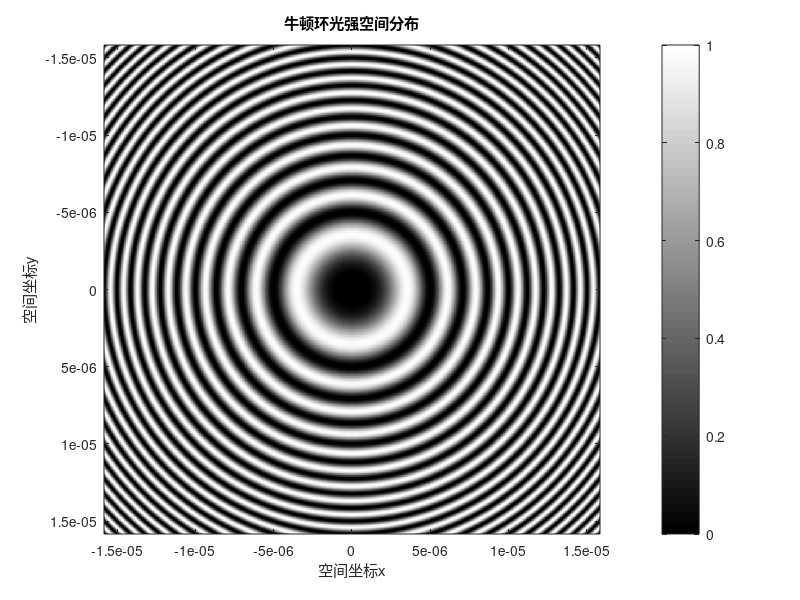

MATLAB code for this plot:
% 模拟牛顿环干涉图样
clear,clc,close all;
% 基本参数输入及处理
% 样例输入：Lambda = 632.8;  R = 855;
Lambda = input('输入光的波长（单位为nm）：');
Lambda = Lambda * 1e-9;                 %波长单位转为：m
R = input('输入透镜的曲率半径（单位为mm）：');
R = R * 1e-3;                           %透镜的曲率半径单位转为：m
I0 = 1;                                 %入射光的光强

Screen_length = sqrt(10*R*Lambda);      %定义干涉仿真范围
[Screen_x,Screen_y] = meshgrid(linspace(-Screen_length,Screen_length,800));
Newton_r = abs(Screen_x + 1i*Screen_y);
% Newton_r = Newton_r*0.6;

I_delta = (Newton_r.^2)*pi/R/Lambda;
I = 2*I0*(sin(I_delta)).^2;
I = I./max(max(I));                      %光强分布归一化

% 牛顿环光强分布图
I = I*64;                                %光强归一,扩大显示
image(Screen_x(1,:),Screen_y(:,1),I);    %设置x和y的像素，显示数值
colormap gray;                            %妆点色彩
colorbar;
xlabel('空间坐标x'),ylabel('空间坐标y');
title('牛顿环光强空间分布');   
